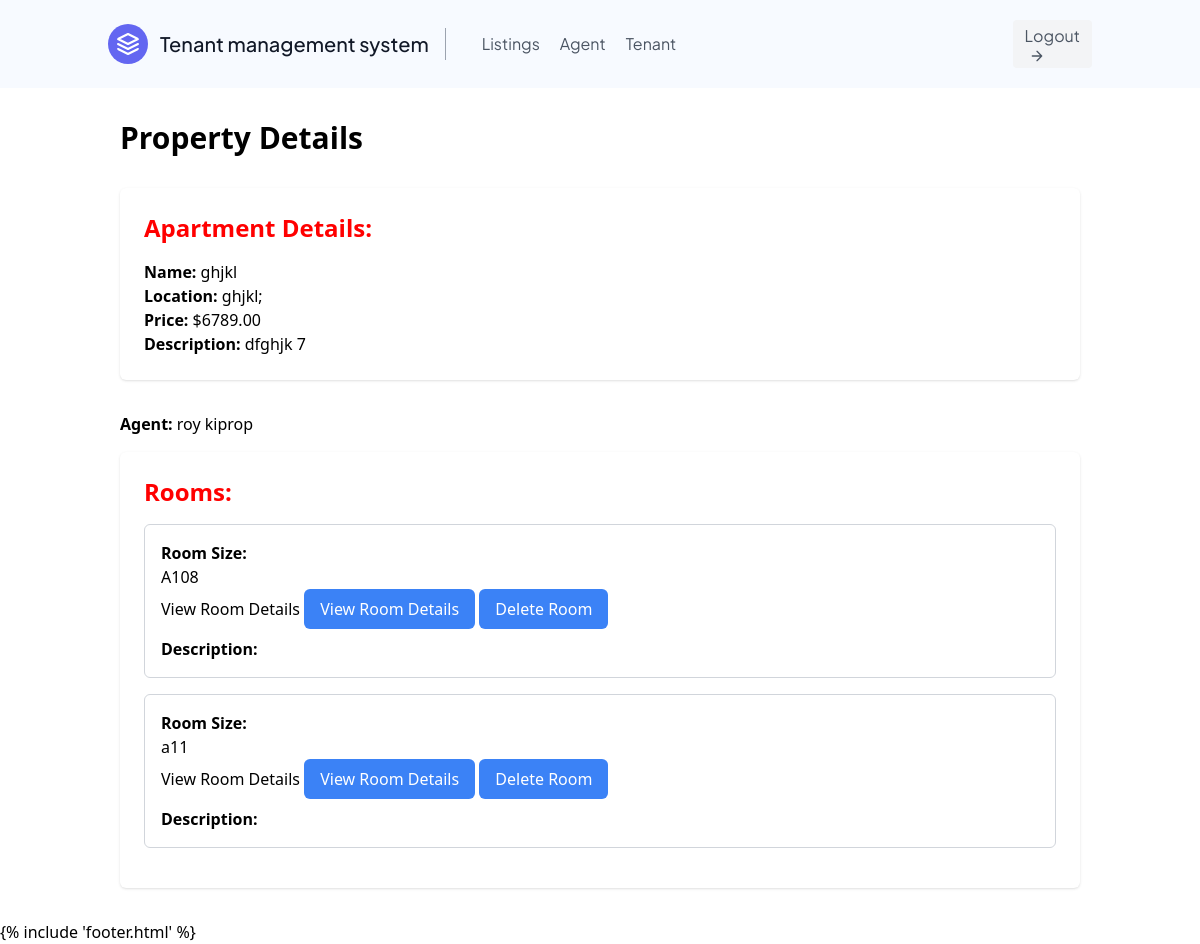
/property_details/7/ (signed in), run on an earlier commit of the app's database.
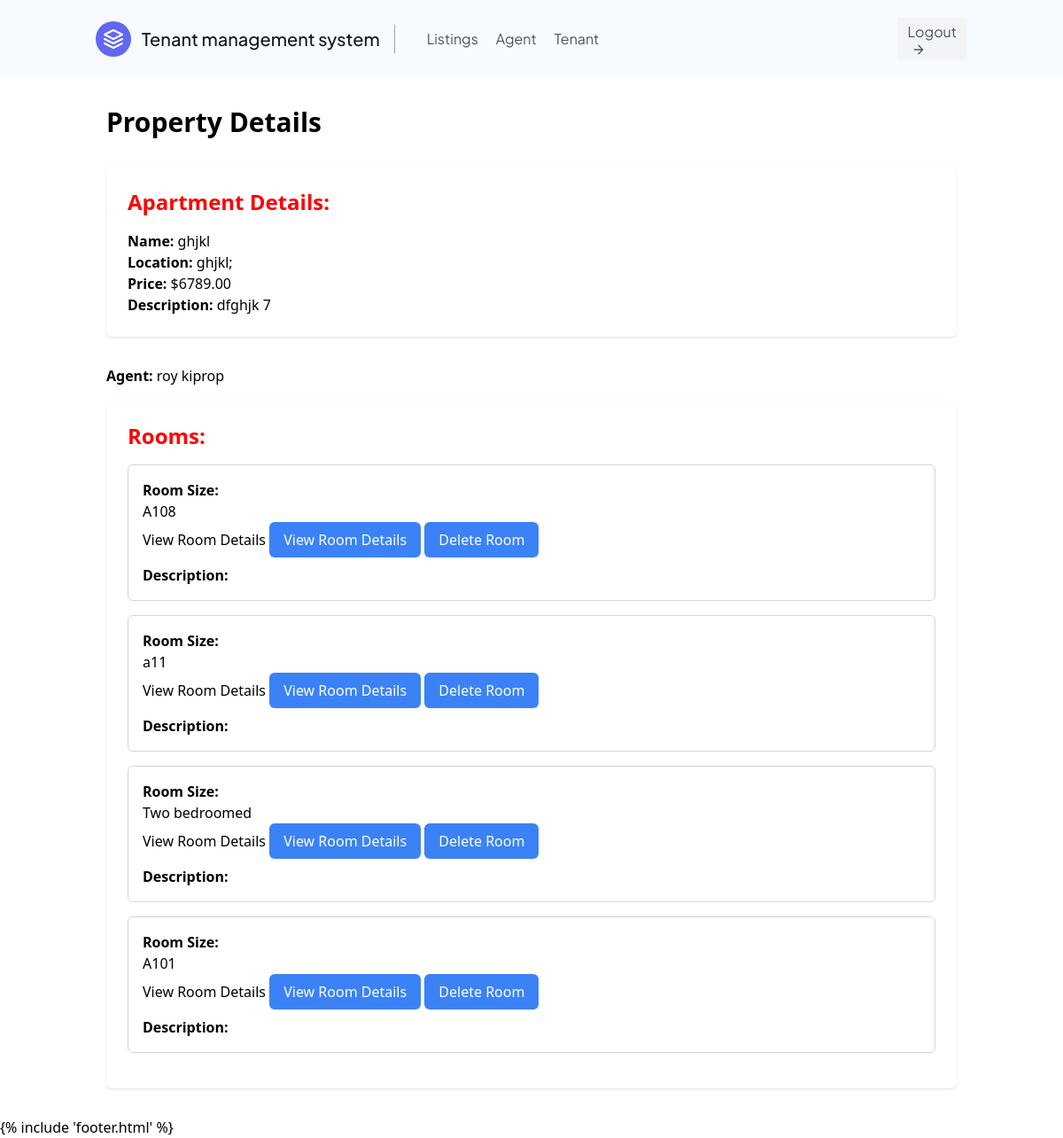
And on a later commit of the database.
### users/models.py (models this page shows, shortened)
class Room(models.Model):
    name = models.CharField(max_length=50)
    apartment = models.ForeignKey(Property, on_delete=models.CASCADE)
    price = models.PositiveBigIntegerField(default=0)
    tenant = models.ForeignKey(Tenant, on_delete=models.SET_NULL, null=True)
    def __str__(self):
        return self.name

### users/views.py (the view)
# urls.py: path('property_details/<int:id>/', views.property_details, name='property_details'),
def property_details(request, id):
    apartment = Property.objects.get(id=id)
    rooms = Room.objects.filter(apartment=apartment)
    print(f"Agent Rooms: {rooms}")
    if request.user.is_tenant:
        rooms = rooms.filter(tenant=None)
    context = {
        'apartment': apartment,
        'rooms': rooms,
        'property_id': id,
    }
    return render(request, 'users/property_details.html', context)

### users/models.py (called while the page is built)
    def __str__(self):
        return self.first_name + " " + self.last_name

### users/templates/users/property_details.html (shortened to what this page needs)
{% extends 'main.html' %} {% block content %}
<div class="container mx-auto p-8">
  <h1 class="text-3xl font-bold mb-8">Property Details</h1>
  <div class="bg-white rounded-md shadow p-6 mb-8">
    <h2 class="text-2xl font-bold mb-4">Apartment Details:</h2>
    <p><span class="font-semibold">Name:</span> {{ apartment.name }}</p>
    <p><span class="font-semibold">Location:</span> {{ apartment.location }}</p>
    <p><span class="font-semibold">Price:</span> ${{ apartment.price }}</p>
    <p>
      <span class="font-semibold">Description:</span> {{ apartment.description}}
      <span> {{apartment.id}} </span>
    </p>
  </div>
  <p class="mb-4">
    <span class="font-semibold">Agent:</span> {{ apartment.agent}}
  </p>
  <div class="bg-white rounded-md shadow p-6">
    <h2 class="text-2xl font-bold mb-4">Rooms:</h2>
    {% for room in rooms %}
    <div class="border border-gray-300 rounded-md p-4 mb-4">
      <p class="font-semibold">Room Size:</p>
      <p>{{ room.name }}</p>
      <a href="{% url 'room_details' room.id %}">View Room Details</a>
      <button
        class="bg-blue-500 text-white px-4 py-2 rounded-md hover:bg-blue-600"
      >
        <a href="{% url 'update_room' room.id %}">View Room Details</a>
      </button>
      <button
        class="bg-blue-500 text-white px-4 py-2 rounded-md hover:bg-blue-600"
      >
        <a href="{% url 'delete_room' room.id %}">Delete Room</a>
      </button>
      <p class="font-semibold mt-2">Description:</p>
    </div>
    {% endfor %}
  </div>
</div>
{% endblock %}

What changed in the data, as far as the page shows it:
added Room: name "Two bedroomed"
added Room: name "A101"
